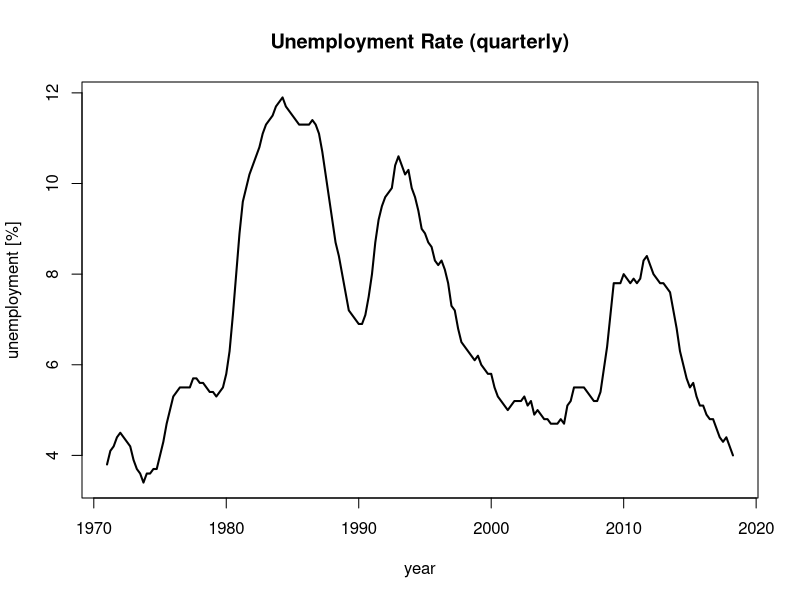
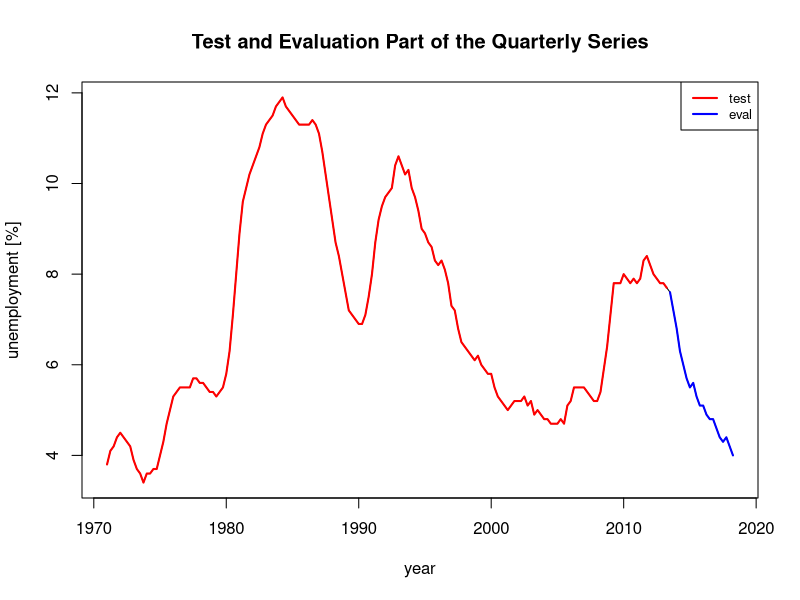
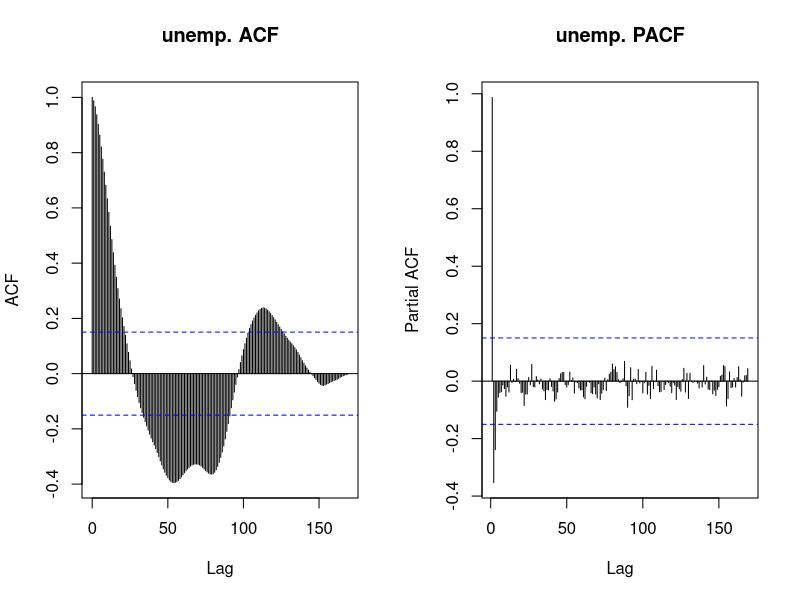
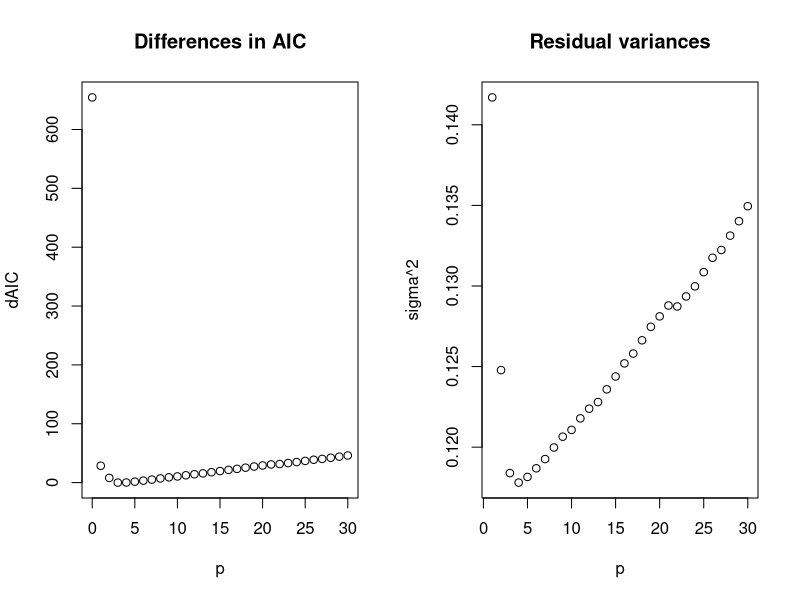
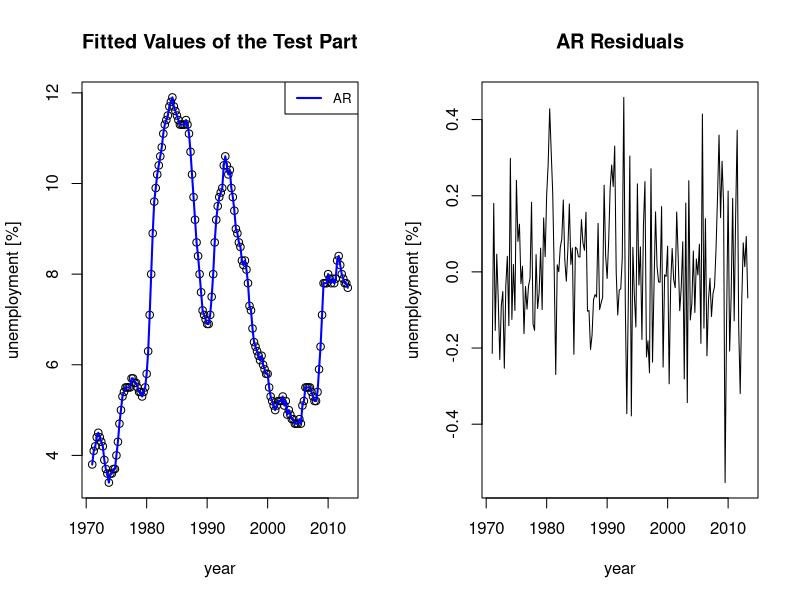
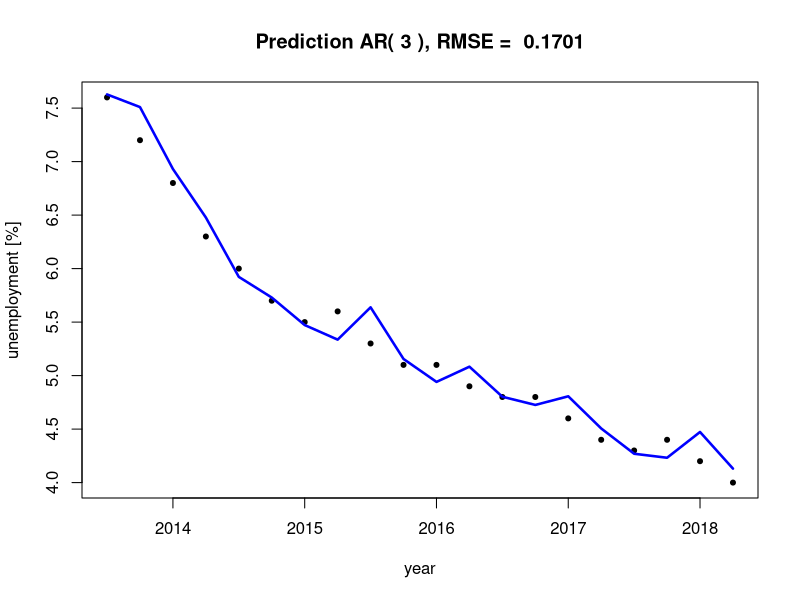

These charts were generated, in order, by the following R code: (Note: this script raises an error after producing the figures.)
## ---- chunk 1
knitr::opts_chunk$set(echo = FALSE)
## ---- chunk 2
pkgTest <- function(x) {
  if (!require(x,character.only = TRUE)) {
    install.packages(x, dep=TRUE)
    if(!require(x,character.only = TRUE)) stop("Package not found")
  }
}
## ---- chunk 3
setwd("./")
dat <- read.table("LFS_unemployment.csv", header=F, skip=6, sep = ",", as.is = T)
dat <- dat[50:239,]
names(dat) <- c("quartile", "unemp")
dat$time <- dat$quartile[grepl('\\d{4}\\sQ\\d', dat$quartile)]

data.frame(head(dat$time)) # how the quarterly data looks

months <- (as.numeric(gsub("\\d{4}\\sQ(\\d)","\\1", dat$time)) - 1) * 3
data.frame(head(months))
years <- as.numeric(gsub("(\\d{4})\\sQ\\d","\\1", dat$time))
data.frame(head(years))
years <- years + months / 12
data.frame(head(years)) # how the time data should look

dat$time <- years
## ---- chunk 4
plot(x=dat$time, y=dat$unemp, type="l", lwd=2, xlab="year", ylab = "unemployment [%]", 
     main="Unemployment Rate (quarterly)")
## ---- chunk 5
k = 5 # how many years
( L = k * 4 )
N = length(dat$unemp)
unempseries <- list(unempts = ts(dat$unemp))

unempseries$test = window(unempseries$unempts, start=1, end=N - L, extend=T)
unempseries$eval = window(unempseries$unempts, start=N - L + 1, end=N, extend=T)
## ---- chunk 6
par(mfrow=c(1,1))
plot(x=dat$time, y=dat$unemp, main="Test and Evaluation Part of the Quarterly Series", 
     xlab="year", ylab="unemployment [%]",type="l")
lines(head(dat$time, n = N - L), unempseries$test, col="red", lwd=2)
lines(tail(dat$time, n = L), unempseries$eval, col="blue", lwd=2)
legend("topright", legend=c("test","eval"), col=c("red","blue"), lty=1, lwd=2, cex=0.8)
## ---- chunk 7
stat <- summary(as.numeric(dat$unemp)[1:(N - L)])
stddev <- var(unempseries$test, na.rm = TRUE)
v <- as.numeric(c(stat[1], stat[6], stat[4], stat[3], stddev))
names(v)<-c("Min.","Max.","Mean","Median","Variance")
v
## ---- chunk 8
par(mfrow=c(1,2))
acf(as.numeric(unempseries$test), lag.max=N, main="unemp. ACF")
acf(as.numeric(unempseries$test), lag.max=N, type="partial",main="unemp. PACF")
## ---- chunk 9
kmax = 30 # set a maximum order

model <- list()
model$ar<- ar(as.numeric(unempseries$test), order.max=kmax)


par(mfrow=c(1,2))
plot(0:(length(model$ar$aic)-1), xlab="p", model$ar$aic, ylab="dAIC", main="Differences in AIC")
tmp <- sapply(1:kmax, function(x) ar(as.numeric(unempseries$test), aic=F, order.max=x)$var.pred)
plot( tmp, xlab="p", ylab="sigma^2", main="Residual variances")
## ---- chunk 10
rbind(coef=model$ar$ar, se=sqrt(diag(model$ar$asy.var.coef))) 

( p <- model$ar$order )
## ---- chunk 11
suppressMessages(pkgTest("forecast"))
( model$AR <- arima(as.numeric(unempseries$test), order=c(p, 0, 0)) )
unempseries$ARfit <- fitted(model$AR)
unempseries$ARresid <- residuals(model$AR)


par(mfrow=c(1,2))
plot(x=dat$time[1:(N - L)], y=unempseries$test, 
     main="Fitted Values of the Test Part", 
     xlab="year", ylab="unemployment [%]",type="p")
lines(x=dat$time[1:(N - L)], y=unempseries$test, col="blue", lwd=2)
legend("topright", legend=c("AR"), col=c("blue"), lty=1, lwd=2, cex=0.8)
plot(x=dat$time[1:(N - L)], y=unempseries$ARresid, main="AR Residuals", xlab="year", 
     ylab="unemployment [%]", type="l")
## ---- chunk 12
tmp <- Arima(as.numeric(dat$unemp), model = model$AR)
model$ARpred <- window(fitted(tmp), start = N - L + 1)

( RMSE <- sqrt(mean((as.numeric(unempseries$eval) - as.numeric(model$ARpred))^2)) )

par(mfrow=c(1,1))
plot(x=dat$time[(N - L + 1):N], y=dat$unemp[(N - L + 1):N], 
     main=paste("Prediction AR(",p,"), RMSE = ",round(RMSE, digits = 4)), 
     xlab="year", ylab="unemployment [%]",type="p", pch=20)
lines(x=dat$time[(N - L + 1):N], y=model$ARpred, lwd=2.5, col="blue")
## ---- chunk 13
Indicator <- function(x, c) ifelse(x > c, 1, 0)
## ---- chunk 14
Yt <- function(x, t, p) c(1, x[(t - 1):(t - p)])
## ---- chunk 15
Xt <- function(x, t, p, d, c, z = x) {  
  # z is the threshold variable 
  I <- Indicator(z[t - d], c)
  Y <- Yt(x, t, p)
  c((1 - I) * Y, I * Y)
}
## ---- chunk 16
xt <- diff(as.numeric(dat$unemp))
## ---- chunk 17
d <- 1; t <- 3;
xt[(t - d): t]
Xt(xt, t, p, d, c = 0)

t <- 100;
xt[(t - d): t]
Xt(xt, t, p, d, c = 0)
## ---- chunk 18
SkeletonSETAR <- function(x, t, p, d, c, theta, z = x) theta %*% Xt(x, t, p, d, c, z)
## ---- chunk 19
SkeletonSETAR(xt, t, p, d, c = 0, c(1, 1, 1, 1, 1, 1, 1, 1))
## ---- chunk 20
# Akaike
AIC_SETAR <- function(orders, regimeDataCount, resVariances) {
  sum(regimeDataCount * log(resVariances) + 2 * (orders + 1))
}

# Bayesian
BIC_SETAR <- function(orders, regimeDataCount, resVariances) {
  sum(regimeDataCount * log(resVariances) + log(regimeDataCount) * (orders + 1))
} 

#' and test it out:

AIC_SETAR(c(2, 2), c(10, 10), c(0.5, 0.7))
BIC_SETAR(c(2, 2), c(10, 10), c(0.5, 0.7))
## ---- chunk 21
suppressMessages(pkgTest("zeallot"))
suppressMessages(pkgTest("matlib"))

EstimSETAR <- function(x, p, d, c) {

  resultModel <- list()
  resultModel$p = p; resultModel$d = d; resultModel$c = c;
  resultModel$data = x;  n = length(x);  resultModel$n = n;
  k <- max(p, d)
  
  X <- as.matrix(apply(as.matrix((k + 1):n), MARGIN=1, function(t) Xt(x, t, p, d, c) ))
  y <- as.matrix(x[(k + 1):n])
  
  A = crossprod(t(X), t(X));  b = crossprod(t(X), y)

  if (abs(det(A)) > 0.000001) {
    inv <- inv(A)
    sol_phi <- as.numeric(t(inv %*% b)); sol_se <- sqrt(diag(inv)/n);
    eps <- 0.01;
    
    # filter out those coeffs that are of the same order of magnitude as their errors
    filter <- sapply(1:(2*(p + 1)), function (i) ifelse(
      abs(sol_phi[i]) <= 2 * abs(sol_se[i]), 0, 1)
    )
    
    sol_phi <- sol_phi * filter
    sol_se <- sol_se * filter
    
    solution <- cbind(phi = sol_phi,  se = sol_se)

    resultModel$PhiParams <- solution[,1] # solving (X'X)*phi = X'y
    resultModel$PhiStErrors <- solution[,2]  # standard errors
    skel <- crossprod(X, resultModel$PhiParams); resultModel$skel <- skel;
    resultModel$residuals <- (y - skel)
    resultModel$resSigmaSq <- 1 / (n - k) * sum(resultModel$residuals ^ 2)
    
    return(resultModel)
  } else {
    return(NA)
  }
}

## ---- chunk 22
EstimSETAR_postproc <- function(model) {
  x <- model$data; k <- max(model$p, model$d); c <- model$c; n <- model$n;
  y <- as.matrix(x[(k + 1):n])
  skel <- model$skel; model$skel <- NULL; #skel attribute no longer needed

  model$n1 <- sum(apply(as.matrix(x), MARGIN = 1, function(xt) (1 - Indicator(xt, c))))
  model$n2 <- sum(apply(as.matrix(x), MARGIN = 1, function(xt) Indicator(xt, c)))
  
  model$resSigmaSq1 <- sum(
    apply(as.matrix(seq_along(y)), MARGIN = 1,
          function(t) ifelse((1 - Indicator(y[t], c)), (y[t] - skel[t])^2, 0))) / (model$n1 - k)
  model$resSigmaSq2 <- sum(
    apply(as.matrix(seq_along(y)), MARGIN = 1,
          function(t) ifelse(Indicator(y[t], c), (y[t] - skel[t])^2, 0))) / (model$n2 - k)
  
  model$AIC <- AIC_SETAR(c(p, p), c(model$n1, model$n2), c(model$resSigmaSq1, model$resSigmaSq2))
  model$BIC <- BIC_SETAR(c(p, p), c(model$n1, model$n2), c(model$resSigmaSq1, model$resSigmaSq2))
  
  return(model)
}
## ---- chunk 23
model <- EstimSETAR(xt, 2, 2, c=0)
## ---- chunk 24
str( model <- EstimSETAR_postproc(model) )
## ---- chunk 25
pmax <- 7 # set maximum order p
# limit the c parameter by the 7.5-th and 92.5 percentile
cmin <- as.numeric(quantile(xt, 0.075)); cmax <- as.numeric(quantile(xt, 0.925));
h = (cmax - cmin) / 100 # determine the step by which c should be iterated
models <- list()
modelColumns <- list()
for (p in 1:pmax) {
  for (d in 1:p) {
    pdModels <- list()
    for (c in seq(cmin, cmax, h)) {
      tmp <- EstimSETAR(xt, p, d, c) # try to run the function
      # then test whether it returns`NA` as a result
      if (!as.logical(sum(is.na(tmp))) ) {
        pdModels[[length(pdModels) + 1]] <- tmp
      }
    }
    sigmas <- as.numeric(lapply(pdModels, function(m) m$resSigmaSq))
    orders <- order(sigmas)
    # only the model whose parameter c gives the lowest residual square sum is chosen for postprocessing
    min_sigma_model <- EstimSETAR_postproc(pdModels[[ orders[1] ]])
    models[[length(models) + 1]] <- min_sigma_model
    modelColumns[[length(modelColumns) + 1]] <- c(
      p, d, min_sigma_model$c,
      min_sigma_model$n1, min_sigma_model$n2,
      min_sigma_model$AIC, min_sigma_model$BIC,
      min_sigma_model$resSigmaSq)
  }
}
## ---- chunk 26
modelColumns <- data.frame(matrix(unlist(modelColumns), nrow=length(modelColumns), byrow=T))
names(modelColumns) <- c(
  "p", "d", "c",
  "n1", "n2", "AIC", "BIC",
  "resSigmaSq"
)
head(modelColumns, n=12)
## ---- chunk 27
BICs <- sapply(models, function(m) m$BIC)
orders <- order(BICs)
modelColumns <- modelColumns[orders,]
head(modelColumns, n=12)
## ---- chunk 28
modelCoeffErrors <- list()
for(i in 1:12) {
  p <- models[[ orders[i] ]]$p
  d <- models[[ orders[i] ]]$d
  c <- models[[ orders[i] ]]$c
  key <- paste(p, d, round(c, digits=4), sep="/")
  modelCoeffErrors[[key]] <- rbind(t(models[[ orders[i] ]]$PhiParams),
                                   t(models[[ orders[i] ]]$PhiStErrors))
  row.names(modelCoeffErrors[[key]]) <- t(c("Phi", "stdError"))
}
modelCoeffErrors
## ---- chunk 29
plotNmax <- 75
par(mfrow=c(1,2))
for (i in 1:3) {
  model <- models[[orders[i]]]
  SetarFit <- xt - append(matrix(0., ncol=model$p), model$residuals)
  m <- length(model$residuals)

  plot(x=dat$time[1:plotNmax], y=xt[1:plotNmax],
       main=paste("SETAR(",model$p,",",model$d,",",round(model$c, digits=4),")"), xlab="year", ylab="%")
  lines(x=dat$time[1:plotNmax], y=SetarFit[1:plotNmax], col="blue",lwd=2)
  legend("topleft", legend=c("fitted SETAR"), col=c("blue"), lty=1, lwd=2, cex=0.8)
  
  plot(x=dat$time[1:plotNmax], y=model$residuals[1:plotNmax], type="l", 
       main=paste("SETAR(",model$p,",",model$d,",",round(model$c, digits=4),") Residuals"),
       xlab="year", ylab="%")
}
## ---- chunk 30
xmax <- 0.5; xmin <- -0.2;
n <- length(xt)
simPlotMax <- 3 * n
par(mfrow=c(1,2))
for (i in 1:3) {
  equilib_sims <- list()
  equilibria <- list()
  p <- models[[orders[i] ]]$p; d <- models[[orders[i] ]]$d; c <- models[[orders[i] ]]$c;
  sigmaSq <- models[[orders[i] ]]$resSigmaSq
  k <- max(p, d)
  n_offsets <- 20
  for (j in 0:n_offsets) {
    x0 <- (xmax - xmin) / n_offsets * j + xmin
    equilib_sim <- array()
    equilib_sim[1] <- x0
    for (t in 2:simPlotMax) {
      if (t < (k + 1)) {
        equilib_sim[t] <- equilib_sim[t - 1]
      } else {
        equilib_sim[t] <- SkeletonSETAR(equilib_sim, t, p, d, c, t(models[[orders[i]]]$PhiParams))
      }
    }
    
    equilibrium_rounded <- round(equilib_sim[simPlotMax], digits=4)
    equilibria[[paste(equilibrium_rounded)]] <- equilibrium_rounded
    equilib_sims[[j + 1]] <- equilib_sim
    
    if (j < 1) {
      plot(x=1:simPlotMax, y=equilib_sim, type="l", col="gray", 
           xlim=c(1, n / 6), ylim=c(1.1 * xmin, 1.1 * xmax), 
           main=paste("SETAR(",models[[orders[i] ]]$p,",",models[[orders[i] ]]$d,",",
                      round(models[[orders[i] ]]$c, digits=4),")"),
           xlab="t", ylab="%")
    } else {
      lines(x=1:simPlotMax, y=equilib_sim, col="gray")
    }
  }
  for (j in 0:n_offsets) {
    epsilon <- (xmax - xmin) * 0.025
    x0 <- c + (n_offsets / 2 - j) * epsilon #small initial perturbations from the threshold value
    equilib_sim <- array()
    equilib_sim[1] <- x0
    for (t in 2:simPlotMax) {
      if (t < (k + 1)) {
        equilib_sim[t] <- equilib_sim[t - 1]
      } else {
        equilib_sim[t] <- SkeletonSETAR(equilib_sim, t, p, d, c, t(models[[orders[i]]]$PhiParams))
      }
    }
    equilib_sims[[j + 1]] <- equilib_sim
    lines(x=1:simPlotMax, y=equilib_sim, lwd=2)
    lines(x=c(1, simPlotMax), y=c(c, c), col="green", lty="dashed", lwd=2)
  }
  
  models[[orders[i] ]]$equilibria <- as.numeric(equilibria)
}

modelEquilibria <- sapply(1:3, function(i) models[[orders[i] ]]$equilibria)
names(modelEquilibria) <- sapply(1:3, function(i) 
  paste("SETAR(", p, ",", d, ",", round(c, digits=3), ") equilibria"))
modelEquilibria
## ---- chunk 31
par(mfrow=c(1,1))

plot(x=dat$time[1:plotNmax], y=xt[1:plotNmax],
     main="Skeletons of Chosen Models With the Provided Data", xlab="year", ylab="%")
for (i in 1:3) {
  s <- array()
  k <- max(models[[orders[i]]]$p, models[[orders[i]]]$d)
  for (t in (k + 1):plotNmax) {
    tmp <- try(SkeletonSETAR(xt, t, models[[orders[i]]]$p, models[[orders[i]]]$d, 
                             models[[orders[i]]]$c, t(models[[orders[i]]]$PhiParams)),
               silent=T)
    if (class(tmp) == "try-error") {
      s[t - k] <- NA
    } else {
      s[t - k] <- tmp
    }
  }
  lines(x=dat$time[(k + 1):plotNmax], y=s[1:(plotNmax - k)], col=c("blue","purple","red")[i],lwd=2)
}
legend("topleft", legend=c(paste("SETAR(",models[[orders[1] ]]$p,",",models[[orders[1] ]]$d,",",
                                 round(models[[orders[1] ]]$c, digits=4),")"),
                           paste("SETAR(",models[[orders[2] ]]$p,",",models[[orders[2] ]]$d,",",
                                 round(models[[orders[2] ]]$c, digits=4),")"),
                           paste("SETAR(",models[[orders[3] ]]$p,",",models[[orders[3] ]]$d,",",
                                 round(models[[orders[3] ]]$c, digits=4),")")), 
       col=c("blue","purple","red"), lty=1, lwd=2, cex=0.8)
## ---- chunk 32
xmax <- 5 * max(xt); xmin <- min(xt) - 0.5 * xmax;
xmax0 <- max(xt); xmin0 <- min(xt)
par(mfrow=c(1,2))
for (i in 1:3) {
  equilib_sims <- list()
  p <- models[[orders[i] ]]$p; d <- models[[orders[i] ]]$d; c <- models[[orders[i] ]]$c;
  sigmaSq <- models[[orders[i] ]]$resSigmaSq
  k <- max(p, d)
  n_offsets <- 10
  for (j in 0:n_offsets) {
    x0 <- (xmax - xmin) / n_offsets * j - 0.5 * (xmax - xmin)
    equilib_sim <- array()
    equilib_sim[1] <- x0
    for (t in 2:plotNmax) {
      if (t < (k + 1)) {
        equilib_sim[t] <- equilib_sim[t - 1] + rnorm(1, 0, sqrt(sigmaSq))
      } else {
        equilib_sim[t] <- SkeletonSETAR(equilib_sim, t, p, d, c, t(models[[orders[i]]]$PhiParams)) +
          rnorm(1, 0, sqrt(sigmaSq))
      }
    }
    equilib_sims[[j + 1]] <- equilib_sim
    if (j < 1) {
      plot(x=dat$time[1:plotNmax], y=equilib_sim, type="l", col="gray", 
           ylim=c(1.5 * xmin, 1.5 * xmax), 
           main=paste("SETAR(",models[[orders[i] ]]$p,",",models[[orders[i] ]]$d,",",
                      round(models[[orders[i] ]]$c, digits=4),")"),
           xlab="year", ylab="%")
    } else {
      lines(x=dat$time[1:plotNmax], y=equilib_sim, col="gray")
    }
  }
  for (j in 0:n_offsets) {
    epsilon <- (xmax - xmin) * 0.025
    x0 <- c + (n_offsets / 2 - j) * epsilon #small initial perturbations from the threshold value
    equilib_sim <- array()
    equilib_sim[1] <- x0
    for (t in 2:plotNmax) {
      if (t < (k + 1)) {
        equilib_sim[t] <- equilib_sim[t - 1] + rnorm(1, 0, sqrt(sigmaSq))
      } else {
        equilib_sim[t] <- SkeletonSETAR(equilib_sim, t, p, d, c, t(models[[orders[i]]]$PhiParams)) +
          rnorm(1, 0, sqrt(sigmaSq))
      }
    }
    equilib_sims[[j + 1]] <- equilib_sim
    lines(x=dat$time[1:plotNmax], y=equilib_sim, lwd=2)
    lines(x=c(dat$time[1], dat$time[plotNmax]), y=c(c, c), col="green", lty="dashed", lwd=2)
  }
  # comparison of the original data with the simulation of the original time series
  
  x0 <- xt[1]
  equilib_sim <- array()
  equilib_sim[1] <- x0
  for (t in 2:plotNmax) {
    if (t < (k + 1)) {
      equilib_sim[t] <- equilib_sim[t - 1] + rnorm(1, 0, sqrt(sigmaSq))
    } else {
      equilib_sim[t] <- SkeletonSETAR(equilib_sim, t, p, d, c, t(models[[orders[i]]]$PhiParams)) +
        rnorm(1, 0, sqrt(sigmaSq))
    }
  }
  simMax <- max(equilib_sim, xmax0); simMin <- min(equilib_sim, xmin0);
  plot(x=dat$time[1:plotNmax], y=xt[1:plotNmax], type="l", lwd=1.5, ylim=c(simMin, 1.1 * simMax), 
       main=paste("Simulation SETAR(",models[[orders[i] ]]$p,",",models[[orders[i] ]]$d,",",
                  round(models[[orders[i] ]]$c, digits=4),")"),
       xlab="year", ylab="%")
  lines(x=dat$time[1:plotNmax], y=equilib_sim, col="purple", lwd=2)
  lines(x=c(dat$time[1], dat$time[plotNmax]), y=c(c, c), col="green", lty="dashed", lwd=2)
  legend("topleft", legend=c("original ts","simulated SETAR","threshold"), col=c("black","purple","green"), 
         lty=c(1,1,2), lwd=2, cex=0.8)
}
## ---- chunk 33
suppressMessages(pkgTest("tsDyn"))

#Testing a function which selects an orders automatically:
mmax <- 2

par(mfrow=c(1,1))
( result1 <- selectSETAR(xt, m=mmax, thDelay=0:(mmax-1), criterion="BIC", same.lags=T, trim=0.1)  )
## ---- chunk 34
tmp <- EstimSETAR(xt, 2, 1, -0.1)
tmp <- EstimSETAR_postproc(tmp)
str(tmp)
## ---- chunk 35
mmax <- pmax

par(mfrow=c(1,1))
invisible(capture.output( result2 <- selectSETAR(xt, m=mmax, thDelay=0:(mmax-1), criterion="BIC", same.lags=T, trim=0.1, plot=F)  ) )
result2
## ---- chunk 36
setars <- list()
coeffComparison <- list()
resSigmaComparison <- list()
n <- length(xt)
for (i in 1:3) {
  p <- models[[ orders[i] ]]$p
  d <- models[[ orders[i] ]]$d
  c <- models[[ orders[i] ]]$c
  setars[[i]] <- setar(xt, m=p)
  k <- max(p, d)
  resSigmaComparison[[i]] <- c(
    (1 / (n - k) * sum(setars[[i]]$residuals ^ 2)), 
    models[[ orders[i] ]]$resSigmaSq
    )
  inbuiltParams <- t(setars[[i]]$coefficients)
  key <- paste(p, d, round(c, digits=4), sep=" / ")
  coeffComparison[[key]] <- rbind(
    inbuiltParams, 
    t(append(models[[orders[i]]]$PhiParams, models[[orders[i]]]$c))
  )
  row.names(coeffComparison[[key]]) <- t(c("inbuilt", "custom"))
}
coeffComparison

# comparing RSS

resSigmaComparison <- data.frame(matrix(unlist(resSigmaComparison), nrow=3, byrow=T))
colnames(resSigmaComparison) <- c("inbuilt", "custom")
row.names(resSigmaComparison) <- t(paste("rss",1:3))
resSigmaComparison
## ---- chunk 37
results <- list()
for (i in 1:3) {
  p <- models[[ orders[i] ]]$p
  d <- models[[ orders[i] ]]$d
  c <- models[[ orders[i] ]]$c
  results[[i]] <- paste("SETAR(", p,",", d,",", c,")" )
}
data.frame(unlist(results))
## ---- chunk 38
Hansen <- function(d, c, Phi) {
  p <- (length(Phi)/2) - 1
  #separate regimes into rows
  Phi <- do.call(rbind, split(Phi,rep(1:2,each=(p + 1))))
  # (p10-p20)+(p1d-p2d)*c <= 0
  c1 <- !isTRUE(all.equal( 0, apply(Phi[,c(1,1 + d),drop=F],2, diff) %*% c(1,c) ))
  # p1j neq p2j, j notin {0,d}
  c2 <- all(apply(Phi[,-c(1,1 + d),drop=F], 2, function(x) !identical(0, diff(x))))
  # sum_j|pij| < 1 forall i=1,2
  c3 <- all(apply(Phi[,-1,drop=F], 1, function(x) sum(abs(x))) < 1)
  c(cond1=c3, cond2=c2, cond3=c3)
}
## ---- chunk 39
hansenResults <- matrix(NA, ncol=3, nrow=12)
keys <- array()
for (i in 1:12) {
  p <- models[[ orders[i] ]]$p
  d <- models[[ orders[i] ]]$d
  c <- models[[ orders[i] ]]$c
  keys[i] <- paste(p, d, round(c, digits=4), sep=" / ")
  hansenResults[i,] <- Hansen(d, c, models[[ orders[i] ]]$PhiParams)
}
row.names(hansenResults) <- keys
colnames(hansenResults) <- c("cond1","cond2","cond3")

hansenResults
## ---- chunk 40
LRtest <- function(x, p, var, alpha=0.05) {
  tmp <- ar(x, aic=F, order.max=pmax, method = "ols")
  tmp <- tmp$var.pred  # linear model residual variance
  testat <- length(x)*(tmp-var)/tmp  # test statistic
  CDF <- Vectorize( function(t) {  # test statistic CDF
    fun <- function(t) 1 + sqrt(t/(2*pi))*exp(-t/8) + 1.5*exp(t)*pnorm(-1.5*sqrt(t)) -
      (t+5)*pnorm(-sqrt(t)/2)/2
    if(abs(t)>300 || is.infinite(t)) return(sign(t))
    if(t >=0 ) fun(t) else 1-fun(-t)
  })
  # for alpha=2.5%: CV=11.03329250
  if(alpha==0.05) critval <- 7.68727553
  else critval <- uniroot(function(x) CDF(x) - (1-alpha), c(-1000,1000))$root
  # (test statistics, critical value, p-value)
  c(TS=testat, CV=critval, p_value=1-CDF(testat))
}

LRtest(xt, models[[ orders[1] ]]$p, models[[ orders[1] ]]$resSigmaSq)
## ---- chunk 41
suppressMessages(pkgTest("dynlm"))

LMtest <- function(x, p, d, alpha = 0.05) {
  # prevent from passing (accidental and needless) name to result
  names(p) <- NULL
  # if x is not a ts object, by chance
  x <- as.ts(x)
  # requires dynlm package (it can be implemented withou dynlm, see model2)
  model1 <- dynlm(x ~ L(x,1:p))
  y <- model1$residuals
  # a list of shifted time series
  tmp <- c(
    list(y),
    lapply(1:p, function(i) stats::lag(x, -i)), 
    lapply(1:p, function(i) stats::lag(x, -i)*stats::lag(x,-d)),
    list(stats::lag(x,-d)^3)
  )
  tmp <- do.call(function(...) ts.intersect(..., dframe=T), tmp)
  names(tmp) <- c("y", paste0("x",1:p), paste0("xd",1:p), "xd^3")
  # cannot be done with the dynlm package
  model2 <- lm(y ~ ., data = tmp)
  z <- model2$residuals
  testat <- (length(x)-p) * (sum(y^2)/sum(z^2) - 1)
  c(TS=testat, CV=qchisq(1-alpha, df=p+1), p_value=1-pchisq(testat, df=p+1))
}

LMtest(xt, models[[ orders[1] ]]$p, models[[ orders[1] ]]$d)
## ---- chunk 42
alpha = 0.05
results <- list()
nonlinear <- list()
nonLinCount <- 0
for (i in 1:12) {
  p <- models[[ orders[i] ]]$p; d <- models[[ orders[i] ]]$d; c <- models[[ orders[i] ]]$c;
  hansenResult <- Hansen(d, c, models[[ orders[i] ]]$PhiParams)
  if (FALSE %in% hansenResult) {
    hansenResult <- FALSE
    testResult <- LMtest(xt, p, d)
  } else {
    hansenResult <- TRUE
    testResult <- LRtest(xt, p, models[[ orders[i] ]]$resSigmaSq)
  }
  if (testResult[3] < alpha) {
    nonLinCount <- nonLinCount + 1
    nonlinear[[nonLinCount]] <- models[[ orders[i] ]]
  }
  results[[i]] <- append(cbind(p, d, c, hansenResult), testResult)
}
results <- data.frame(matrix(unlist(results), nrow=12, byrow=T))
colnames(results) <- c("p", "d", "c", "Hansen Cond.", "TS", "CV", "p-value")
row.names(results) <- orders[1:12]
results[,4] <- as.logical(results[,4])

results
## ---- chunk 43
nullHyp <- subset(results, results[,7] < 0.05)
res <- list()
for (i in 1:3) {
  p <- nullHyp$p[i]
  d <- nullHyp$d[i]
  c <- nullHyp$c[i]
  res[[i]] <- paste("SETAR(", p,",", d,",", c,")" )
}
data.frame(unlist(res))
## ---- chunk 44
signif_code <- function(p_val) {
  return (
    ifelse(p_val < 0.1 && p_val >= 0.05, ".",
           ifelse(p_val < 0.05 && p_val >= 0.01, "*",
                  ifelse(p_val < 0.01 && p_val >= 0.001, "**", 
                         ifelse(p_val < 0.001, "***", "")
                  )
           )
    )
  )
}

LRtest_Hansen <- function(model, alpha=0.05, nboot=100) {
  x <- model$data; p <- model$p; d <- model$d; var <- model$resSigmaSq
  linear <- ar(x, aic=F, order.max=pmax, method = "ols")
  linearVar <- linear$var.pred  # linear model residual variance
  Fstat <- length(x)*(linearVar-var)/linearVar  # test statistic

  
  if (FALSE %in% Hansen(p, d, model$PhiParams)) {
    suppressMessages(pkgTest("tsDyn"))
    suppressMessages(pkgTest("parallel"))
    suppressMessages(pkgTest("doSNOW")) # using doSNOW package for parllel computing
    n_cores <- detectCores() - 1
    cl <- makeCluster(n_cores, type="SOCK")
    registerDoSNOW(cl)
    log <- capture.output({
      testResults <- suppressWarnings(
        setarTest(x, m=p, thDelay=0:(d - 1), nboot=nboot ,trim=0.1, test="1vs", hpc="foreach")
      )
    })
    stopCluster(cl)

    p_val <- testResults$PvalBoot[1]
    boot_Fstat <- testResults$Ftests[1]
    critVal <- ifelse(alpha == 0.1, testResults$CriticalValBoot[1, 1],
                      ifelse(alpha == 0.05, testResults$CriticalValBoot[1, 2],
                             ifelse(alpha == 0.025, testResults$CriticalValBoot[1, 3],
                                    ifelse(alpha == 0.01, testResults$CriticalValBoot[1, 4], NA)
                                    )
                             )
                      )
    c(
        TS=round(boot_Fstat, digits=4),
        CV=round(critVal, digits=4),
        p_value=round(p_val, digits=6),
        signif=signif_code(p_val)
      )
  } else {
    CDF <- Vectorize( function(t) {  # test statistic CDF
      fun <- function(t) 1 + sqrt(t/(2*pi))*exp(-t/8) + 1.5*exp(t)*pnorm(-1.5*sqrt(t)) -
        (t+5)*pnorm(-sqrt(t)/2)/2
      if(abs(t)>300 || is.infinite(t)) return(sign(t))
      if(t >=0 ) fun(t) else 1-fun(-t)
    })
    if(alpha==0.05) critval <- 7.68727553 # for alpha=2.5%: CV=11.03329250
    else critval <- uniroot(function(x) CDF(x) - (1-alpha), c(-1000,1000))$root
    p_val = 1 - CDF(Fstat)
    c(
      TS=round(Fstat, digits=4),
      CV=round(critval, digits=4),
      p_value=round(p_val, digits=6),
      signif=signif_code(p_val)
      )
  }
}

df <- list()
pvals <- c(); times <- list()
for (i in 1:12) {
  times[[i]] <- system.time(df[[i]] <- LRtest_Hansen(models[[ orders[i] ]], nboot=100))
  df[[i]][5] <- paste(round(times[[i]][3], digits=4),"s")
  pvals[i] <- df[[i]][3]
}

df <- data.frame(matrix(unlist(df), nrow=length(df), byrow=T))
colnames(df) <- c("TV", "CV", "p-value", "", "time")
df

## ---- chunk 45
par(mfrow=c(1,2))
xmax <- max(xt); xmin <- min(xt) - 0.5 * xmax;
xmax <- xmax + 0.2 * (xmax - xmin)
nonLinOrders <- vector()
for (i in 1:12) {
  if (pvals[i] < alpha) {
    nonLinOrders <- c(nonLinOrders, orders[i])
    p <- models[[ orders[i] ]]$p
    d <- models[[ orders[i] ]]$d
    c <- models[[ orders[i] ]]$c
    x0 <- as.numeric(unempseries$test)[1]
    fitted <- xt[1:(N - L)] - models[[ orders[i] ]]$residuals[1:(N - L)]
  
    plot(x=dat$time[1:(N - L)], y=xt[1:(N - L)], ylim=c(xmin, xmax),
         main=paste("SETAR(",p,",",d,",",round(c, digits=4),")"), 
         xlab="year", ylab="diff(unemp) [%]",type="p")
    lines(x=dat$time[1:(N - L)], y=fitted, lwd=2, col="royalblue2")
    lines(x=c(dat$time[1], dat$time[(N - L)]), y=c(c, c), col="brown3", 
          lty="dashed", lwd=2)
    legend("topleft", legend=c("fitted SETAR","threshold"), col=c("royalblue2","brown3"),
           lty=c(1,2), lwd=2, cex=0.8)
    
    plot(x=dat$time[1:(N - L)], y=models[[ orders[i] ]]$residuals[1:(N - L)], type="l", lwd=1.5,
         main=paste("SETAR(",p,",",d,",",round(c, digits=4),") residuals"), xlab="year",
         ylab="diff(unemp) [%]", ylim=c(xmin, xmax))
    print( c(resSigmaSq = models[[ orders[i] ]]$resSigmaSq) )
  }
}

nonLinOrders
## ---- chunk 46
# the indicator function for 3 regimes:
Indicator3 <- function(x, c) {
  tmp <- rep(F,3)
  tmp[findInterval(x, c, left.open = T) + 1] <- T
  tmp
}

Indicator3(-4, c(-1,1))
Indicator3(0, c(-1,1))
Indicator3(4, c(-1,1))

# SETAR3 basis vector
Yt <- function(x, t, p) c(1, x[(t - 1):(t - p)])

# SETAR3 skeleton
Xt <- function(x, t, p, d, c, z = x) {  
  # z is the threshold variable 
  I <- Indicator3(z[t - d], c)
  Y <- Yt(x, t, p)
  c(I[1] * Y, I[2] * Y, I[3] * Y)
}

# covariance matrix of the 3 regime SETAR
CovMat3 <- function(x, p, d, c) {
  n <- length(x)
  # this will become the covariance matrix
  Yc <- matrix(0., ncol = (3 * p + 3), nrow = (3 * p + 3))
  k <- max(p, d)
  for (t in (k + 1):n) {
    XT <- Xt(x, t, p, d, c)
    Yc <- Yc + (XT %o% XT)
  }
  det <- det(Yc)
  if (det > -0.00001 && det < 0.00001) {
    return(NA)
  } else {
    return(inv(Yc))
  }
}

CovMat3(xt, p=2, d=1, c=c(-0.1, 0.2))

# skeleton of a model with regression coeffs: theta
SkeletonSETAR3 <- function(x, t, p, d, c, theta, z = x) c(theta %*% CovMat3(x, p, d, c)[t,]) 
SkeletonSETAR3(xt, t=3, p=2, d=1, c=c(-0.1, 0.2), rep(1, 3*3))
## ---- chunk 47
for (i in 1:length(nonLinOrders)) {
  test <- tseries::bds.test(models[[ nonLinOrders[i] ]]$residuals, m = 3)
  p <- models[[ orders[i] ]]$p
  d <- models[[ orders[i] ]]$d
  c <- models[[ orders[i] ]]$c
  if ( mean(c(test$p.value) > alpha) > 0.5 ) {
    cat("possible remaining nonlinearity for SETAR(", p, ",", d, ",", c, ") with mean p-val = ", mean(c(test$p.value) > alpha), "\n")
  } else {
    cat("remaining nonlinearity rejected SETAR(", p, ",", d, ",", c, ") with mean p-val = ", mean(c(test$p.value) > alpha), "\n")
  }
}

